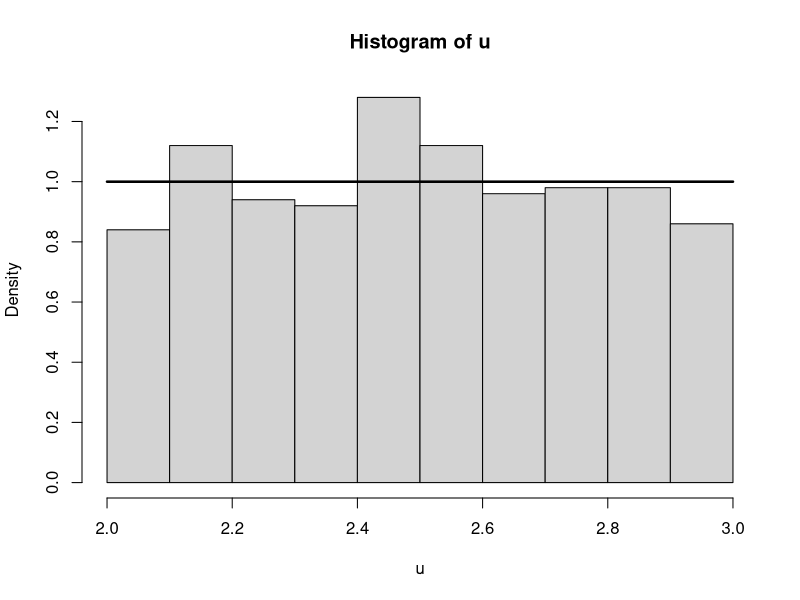
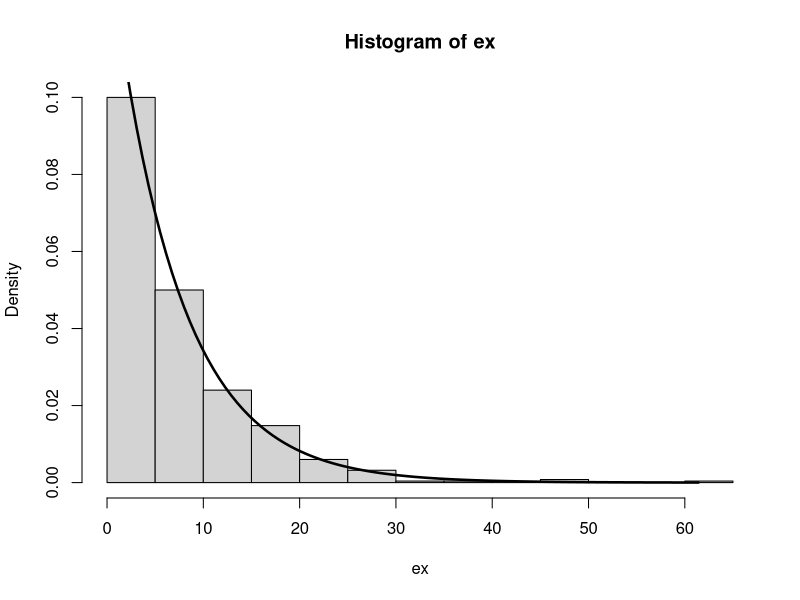
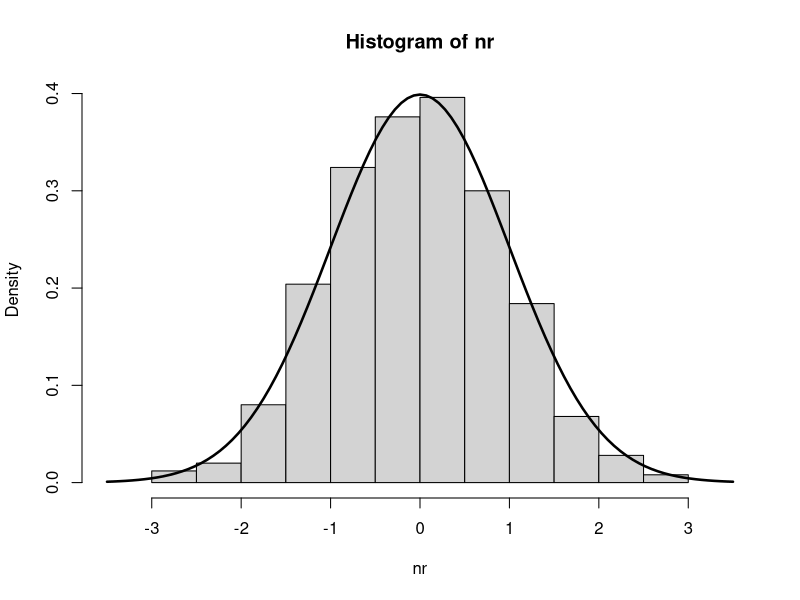

Reproduce these figures in R, in order.
# Task 1
sim.5balls <- function() {
  x <- sample(1:5, 2, replace=T)
  x[1] == x[2]
}
zad1 <- replicate(100000, sim.5balls())
sum(zad1)/length(zad1)
# solution: ~0.2


# Task 2
sim.socks <- function() {
  socks <- c(1, 1, 2, 2, 3, 3)
  x <- sample(socks, 2, replace=F)
  x[1] == x[2]
}
zad2 <- replicate(100000, sim.socks())
sum(zad2)/length(zad2)
# solution: ~0.2


# Task 3
sim.5keys <- function() {
  keys <- c(1, 2, 3, 4, 5)
  x <- sample(keys, 5, replace=F)
  x[5] == 5
}
prob.5keys <- function(times) {
  zad3 <- replicate(times, sim.5keys())
  sum(zad3)/length(zad3)
}
prob.5keys(100000)
# solution: ~0.2


# Task 4
sim.student <- function() {
  questions <- c(rep(0, 3), rep(1, 17))  # questions = (0, 0, 0, 1,..., 1)
  x <- sample(questions, 2, replace=F)
  sum(x) == 1
}
prob.student <- function(times) {
  zad4 <-replicate(times, sim.student())
  sum(zad4)/length(zad4)
}
prob.student(100000)
# solution: ~0.25


# Task 5
sim.birthday <- function() {
  x <- sample(1:365, 25, replace=T)
  length(unique(x)) < 25
}
prob.birthday <- function(times) {
  zad5 <-replicate(times, sim.birthday())
  sum(zad5)/length(zad5)
}
prob.birthday(100000)
# solution: ~0.57


# Task 6
sim.present <- function() {
  presents <- sample(1:20, 20, replace=F)
  count <- 0
  for (index in 1:20) {
    if (index == presents[index]) {
      count = count + 1
    }
  }
  count > 0
}
prob.present <- function(times) {
  zad6 <-replicate(times, sim.present())
  sum(zad6)/length(zad6)
}
prob.present(100000)
# solution: ~0.63


# Task 7
sim.ants <- function() {
  ant1 <- sample(c("A", "B"), 1)
  ant2 <- sample(c("A", "C"), 1)
  ant3 <- sample(c("B", "C"), 1)
  length(unique(c(ant1, ant2, ant3))) == 3
}
prob.ants <- function(times) {
  zad7 <-replicate(times, sim.ants())
  sum(zad7)/length(zad7)
}
prob.ants(100000)
# solution: ~0.25

# Task 27
u <- runif(500, 2, 3)
hist(u, probability=T)
curve(dunif(x, 2, 3), from=2, to=3, add=T, lwd=2.5)


# Task 28
ex <- rexp(500, rate=1/7)
hist(ex, probability=T)
curve(dexp(x, rate=1/7), from=0, to=max(ex), add=T, lwd=2.5)


# Task 29
nr <- rnorm(500, 0, 1)
hist( nr, probability=T, xlim=c(-3.5,3.5) )
curve( dnorm(x, 0, 1), add=T, lwd=2.5 )


# Task 30
# Probability
punif(250, 248, 255)
# P(X > v) = 0.95
qunif(0.05, 248, 255)
# Checking:
punif(248.35, 248, 255)


# Task 31
# P(X > 10)
1 - pexp(10, rate=1/10)
# P(X < 11) - P(X < 7)
pexp(11, rate=1/10) - pexp(7, 1/10)
# P(X > t) = 0.97
qexp(0.03, rate=1/10)


# Task 32
# P(X > 51)
1 - pnorm(51, 41, 5)
# P(45 < X < 50)
pnorm(50, 41, 5) - pnorm(45, 41, 5)
# P(X < t) = 0.99
qnorm(0.99, 41, 5)


# Task 33
# A
vol <- rnorm(100000, 252, 3)
sum(vol > 250) / length(vol)

p.a <- 1 - pnorm(250, 252, 3)

# B
sim.zad33A <- function(){
  vol <- pnorm(5, 252, 3)
  sum(vol > 250) <= 2
}
zad33A <- replicate(10000, sim.zad33A())
sum(zad33A)/length(zad33A)

pbinom(2, 5, p.a)


# Task 34
n <- 10000000
x <- runif(n, -1, 1)
y <- runif(n, -1, 1)
4*sum(x^2 + y^2 < 1) / n


# Task 35
f <- function(x){
  exp(-x^2/2) * (1/sqrt(2*pi))
}
a <- 0.8
b <- 4
n <- 100000
x <- runif(n, a , b)
y <- runif(n, 0, f(a))
(sum(y < f(x)) / n) * (b-a) * f(a)

pnorm(4) - pnorm(0.8)
